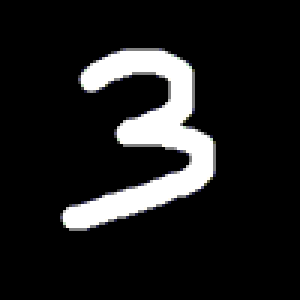
#> input picture handwritten digits recognition/number.bmp, 100 x 100 px (shown 3 times larger)
$ jupyter execute --allow-errors MNIST.ipynb   (older library calls are emulated)
#> lines starting #> are read from the running program, lines starting #| are printed output that depends on the picture
## 运行环境
python 3.6.3

Anaconda custom (64-bit)

win10

[cell 1]
import numpy as np # 矩阵运算
import matplotlib.pyplot as plt # 绘图
from PIL import Image # 显示图片
import struct # 解析dataset

## 任务定义

handwritten digits recognition

手写体识别

使用全连接的神经网络进行手写体识别

加入正则化, dropout, 并且使用random mini batch 加快训练速度

## 文件到数据

这里是将文件转为numpy的数组进行表示

### 提取图片和标签
得到numpy.ndarray表示的数据, shape如下

```python
trainImage.shape = (60000,28,28)
trainLabel.shape = (60000,1)
testImage.shape = (10000, 28, 28)
testLabel.shape = (10000, 1)
```

#> (a cell that did not finish here is left out)

## 输入数据定义trainImage, trainLabel, testImage, testLabel

### 预处理数据
$28 \times 28 = 784$

**图片会除以255, 让值落在[0,1]区间上**

$$
value_i = \frac {value_i} {\max(value_i)}
$$

处理后,
```python
trainImage.shape = (784, 60000) # (60000, 28, 28) -> (784, 60000)
trainLabel.shape = (10, 60000)  # (60000,1) -> (10, 60000)
testImage.shape = (784, 10000)  # (10000, 28, 28) -> (784, 10000)
testLabel.shape = (10, 10000)   # (10000, 1) -> (10, 10000)
```

#### 数据含义

如英文名, train代表训练集, test代表测试集, Image代表图片数据, Label代表图片标签
```python
trainImage[:,i]会得到shape = (784,) 的一列数据, 代表一张图片
testLabel[:,i]会得到shape = (10,) 的一列数据, 代表一个标签
```

[cell 3]
# (number, 28, 28) -> (784, number)
# [12 lines left out: functions changeImage, changeLabel, not called in this run]

#> (the rest of this cell did not finish here and is left out)

## 方法描述

### 激活函数

隐层都使用Relu激活函数, 输出层使用softmax

### 损失函数(使用了交叉熵) (Extra!)

$$
对于每个数据, 使用交叉熵, Lost = - \sum _{j=0} ^{9} y_j \ln a_j
$$

* $y_j$ : 实际值, 0或1
* $\ln a_j$ : 激活值(预测值), 小数

### L2正则化

$$
Cost = \sum _{i=1} ^{m} Lost_i + \frac {\lambda} {2} \sum _ W \Vert {W} \Vert ^2
$$

* $\lambda$ : L2正则化系数
* W : 网络层与网络层之间的权重矩阵

### dropout (Extra!)

有2个dropout

* 在隐层(hidden layers)上的dropout
* 在输入层(input layers)上的dropout

### random mini batch (Extra!)

为了加快训练速度, 使用了随机mini batch

可调batch size, 这里使用128的batch size

即在每次迭代中, 会从训练集中随机挑选128个样本以及其对应的标签来进行正向传播, 反向传播, 更新参数

### 载入自己实现的神经网络模块

[cell 4]
import os
import importlib # 使用这个可以重新import模块
import NN # 自己写的神经网络模块

### 初始化网络

#### 网络层数及数量: 下方cell里的代码

#### w和b

$w = randn(L_i, L_{i-1}) \times \sqrt{\frac 2 {L_{i-1}}}$

$b = 0, shape = (L_i, 1)$

* $L_i$ : 第i层网络的节点数量

对应代码为

```python
self.parameters['W'+str(i)] = np.random.randn(layers[i],layers[i-1]) * np.sqrt(2 / layers[i-1])
self.parameters['b'+str(i)] = np.zeros((layers[i],1))
```

#### L2正则化系数$\lambda = 0.001$

#### dropout

* 在隐层(hidden layers)上的dropout: 下方代码
* 在输入层(input layers)上的dropout: 下方代码

#### mini bath size : 128

#### 学习率

恒定学习率，但是可以停下来，修改学习率后，继续训练

手动控制学习率和迭代次数

对每次的训练进行多重组合

[cell 5]
np.random.seed(1) # 改变随机数种子, 方便复现bug
#> (the rest of this cell did not finish here and is left out)

#### 开始训练

学习率为`learningRate`, 阶梯式降低

batchSize = 128

每次的迭代次数不同

#> (a cell that did not finish here is left out)

## 检测算法正确性(测试用)

在作业中保留是因为在写文档的时候，也需要做一些测试，检查的时候可以跳过这里

[cell 7]
list2boolTuple = lambda l:list(zip(range(10), l)) # list 到二元组（数字，bool），方便查看结果

index = 9000 # 选中的测试图片
print("真实标签:")
#> (the rest of this cell did not finish here and is left out)

## 测试自己的图片

会打开自己本地画的一张名为“number.bmp”的图片

然后用训练好的神经网络来看看这个图片应该被归类到哪个数字

[cell 8]
myNumber = Image.open('number.bmp') # 打开图片,注意图片本身的格式, 如果是256色模式, 就不用将RGB相加了
#> myNumber is the input picture: PIL image 100x100 P; mean R, G, B 29.9, 30, 30.1

plt.subplot(121)
plt.imshow(myNumber) # 显示图片
plt.title('origin picture')

plt.subplot(122)
myNumber = myNumber.resize((28,28),Image.ANTIALIAS) # 重置大小, 宽度为28, 高度为28
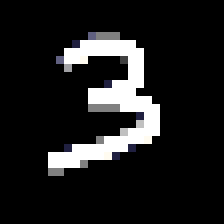
#> myNumber: PIL image 28x28 P (shown 8 times larger); mean R, G, B 29.7, 29.7, 30
plt.imshow(myNumber) # 显示resize后的图片
plt.title('after resize')
plt.show()
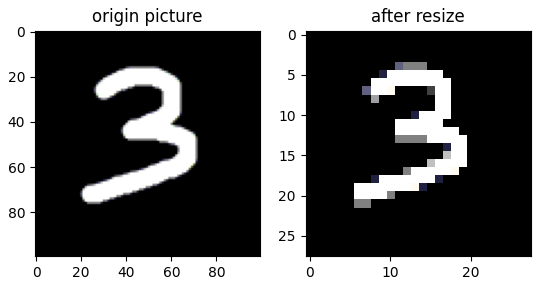
#> figure drawn by matplotlib, 2 panels


myNumberArr = np.array(myNumber) # 从图片获取 array
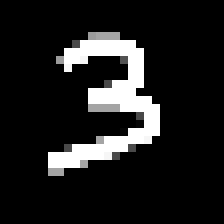
#> myNumberArr: shape (28, 28) (shown 8 times larger); min 0, max 255, mean 30.3
# print(myNumberArr.shape)

# 归一化后才可以predict
myNumberArr = myNumberArr / 255
myNumberArr = myNumberArr.reshape(28*28,1)
#> myNumberArr = 784 values, max 1 at index 150, min 0 at index 0, mean 0.119
#> (the rest of this cell did not finish here and is left out)
